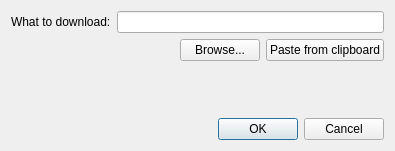
<ui version="4.0" >
 <class>CommonJobAdder</class>
 <widget class="QDialog" name="CommonJobAdder" >
  <property name="geometry" >
   <rect>
    <x>0</x>
    <y>0</y>
    <width>395</width>
    <height>151</height>
   </rect>
  </property>
  <property name="windowTitle" >
   <string>Common job adder</string>
  </property>
  <property name="windowIcon" >
   <iconset resource="mainresources.qrc" >:/resources/images/mainapp.png</iconset>
  </property>
  <layout class="QVBoxLayout" >
   <item>
    <layout class="QHBoxLayout" >
     <item>
      <widget class="QLabel" name="label" >
       <property name="text" >
        <string>What to download:</string>
       </property>
      </widget>
     </item>
     <item>
      <widget class="QLineEdit" name="What_" />
     </item>
    </layout>
   </item>
   <item>
    <layout class="QHBoxLayout" >
     <item>
      <spacer>
       <property name="orientation" >
        <enum>Qt::Horizontal</enum>
       </property>
       <property name="sizeHint" >
        <size>
         <width>40</width>
         <height>20</height>
        </size>
       </property>
      </spacer>
     </item>
     <item>
      <widget class="QPushButton" name="Browse_" >
       <property name="text" >
        <string>Browse...</string>
       </property>
      </widget>
     </item>
     <item>
      <widget class="QPushButton" name="Paste_" >
       <property name="text" >
        <string>Paste from clipboard</string>
       </property>
      </widget>
     </item>
    </layout>
   </item>
   <item>
    <spacer>
     <property name="orientation" >
      <enum>Qt::Vertical</enum>
     </property>
     <property name="sizeHint" >
      <size>
       <width>20</width>
       <height>40</height>
      </size>
     </property>
    </spacer>
   </item>
   <item>
    <widget class="QDialogButtonBox" name="buttonBox" >
     <property name="orientation" >
      <enum>Qt::Horizontal</enum>
     </property>
     <property name="standardButtons" >
      <set>QDialogButtonBox::Cancel|QDialogButtonBox::NoButton|QDialogButtonBox::Ok</set>
     </property>
    </widget>
   </item>
  </layout>
 </widget>
 <resources>
  <include location="mainresources.qrc" />
 </resources>
 <connections>
  <connection>
   <sender>buttonBox</sender>
   <signal>accepted()</signal>
   <receiver>CommonJobAdder</receiver>
   <slot>accept()</slot>
   <hints>
    <hint type="sourcelabel" >
     <x>248</x>
     <y>254</y>
    </hint>
    <hint type="destinationlabel" >
     <x>157</x>
     <y>274</y>
    </hint>
   </hints>
  </connection>
  <connection>
   <sender>buttonBox</sender>
   <signal>rejected()</signal>
   <receiver>CommonJobAdder</receiver>
   <slot>reject()</slot>
   <hints>
    <hint type="sourcelabel" >
     <x>316</x>
     <y>260</y>
    </hint>
    <hint type="destinationlabel" >
     <x>286</x>
     <y>274</y>
    </hint>
   </hints>
  </connection>
 </connections>
</ui>
